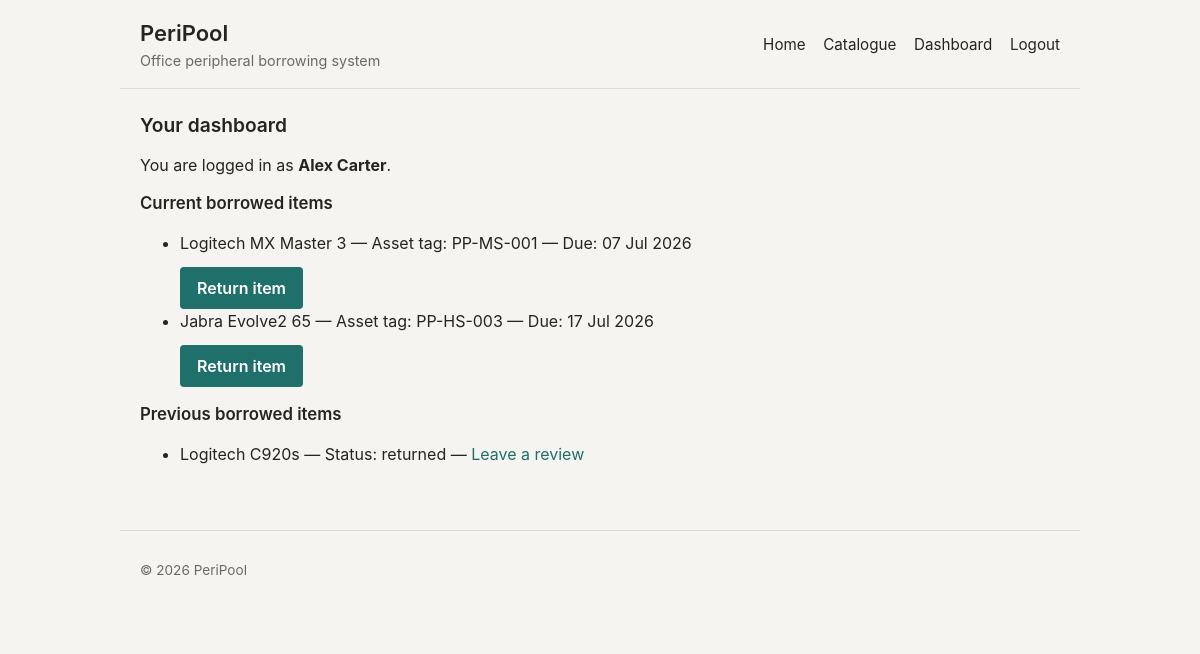
/dashboard (signed in), run on the app's committed database.
### app/models.py (models this page shows, shortened)
class User(db.Model, UserMixin):
    __tablename__ = 'users'
    id = db.Column(db.Integer, primary_key=True)
    name = db.Column(db.String(100), nullable=False)
    email = db.Column(db.String(150), unique=True, nullable=False, index=True)
    password_hash = db.Column(db.String(255), nullable=False)
    is_admin = db.Column(db.Boolean, nullable=False, default=False)
    is_active = db.Column(db.Boolean, nullable=False, default=True)
    created_at = db.Column(db.DateTime, nullable=False, default=get_utc_now)
    updated_at = db.Column(
        db.DateTime,
        nullable=False,
        default=get_utc_now,
        onupdate=get_utc_now
    )
    borrow_records = db.relationship("BorrowRecord", back_populates="user")
    reviews = db.relationship("ItemReview", back_populates="user")

class BorrowRecord(db.Model):
    __tablename__ = "borrow_records"
    id = db.Column(db.Integer, primary_key=True)
    user_id = db.Column(db.Integer, db.ForeignKey("users.id"), nullable=False)
    item_unit_id = db.Column(db.Integer, db.ForeignKey("item_units.id"), nullable=False)
    borrowed_at = db.Column(db.DateTime, nullable=False, default=get_utc_now)
    due_at = db.Column(db.DateTime, nullable=False)
    returned_at = db.Column(db.DateTime)
    status = db.Column(db.String(30), nullable=False, default="active")
    created_at = db.Column(db.DateTime, nullable=False, default=get_utc_now)
    updated_at = db.Column(
        db.DateTime,
        nullable=False,
        default=get_utc_now,
        onupdate=get_utc_now
    )
    user = db.relationship("User", back_populates="borrow_records")
    item_unit = db.relationship("ItemUnit", back_populates="borrow_records")
    __table_args__ = (
        db.CheckConstraint(
            "status IN ('active', 'returned', 'cancelled')",
            name="ck_borrow_records_status"
        ),
    )

class ItemModel(db.Model):
    __tablename__ = "item_models"
    id = db.Column(db.Integer, primary_key=True)
    category_id = db.Column(db.Integer, db.ForeignKey("categories.id"), nullable=False)
    manufacturer = db.Column(db.String(100), nullable=False)
    model_name = db.Column(db.String(150), nullable=False)
    description = db.Column(db.Text)
    cost = db.Column(db.Numeric(10, 2))
    image_url = db.Column(db.String(500))
    is_active = db.Column(db.Boolean, nullable=False, default=True)
    created_at = db.Column(db.DateTime, nullable=False, default=get_utc_now)
    updated_at = db.Column(
        db.DateTime,
        nullable=False,
        default=get_utc_now,
        onupdate=get_utc_now
    )
    category = db.relationship("Category", back_populates="item_models")
    item_units = db.relationship("ItemUnit", back_populates="item_model")
    reviews = db.relationship("ItemReview", back_populates="item_model")
    __table_args__ = (
        db.UniqueConstraint(
            "manufacturer",
            "model_name",
            name="uq_item_models_manufacturer_model_name"
        ),
    )

class ItemUnit(db.Model):
    __tablename__ = "item_units"
    id = db.Column(db.Integer, primary_key=True)
    item_model_id = db.Column(db.Integer, db.ForeignKey("item_models.id"), nullable=False)
    asset_tag = db.Column(db.String(100), unique=True, nullable=False)
    status = db.Column(db.String(30), nullable=False, default="available")
    created_at = db.Column(db.DateTime, nullable=False, default=get_utc_now)
    updated_at = db.Column(
        db.DateTime,
        nullable=False,
        default=get_utc_now,
        onupdate=get_utc_now
    )
    item_model = db.relationship("ItemModel", back_populates="item_units")
    borrow_records = db.relationship("BorrowRecord", back_populates="item_unit")
    __table_args__ = (
        db.CheckConstraint(
            "status IN ('available', 'borrowed', 'maintenance', 'inactive')",
            name="ck_item_units_status"
        ),
    )

### app/blueprints/catalogue.py (the view)
@catalogue.route('/dashboard')
@login_required
def dashboard():
    active_borrow_records = (
        BorrowRecord.query
        .filter_by(user_id=current_user.id, status='active')
        .order_by(BorrowRecord.due_at)
        .all()
    )
    previous_borrow_records = (
        BorrowRecord.query
        .filter(
            BorrowRecord.user_id == current_user.id,
            BorrowRecord.status != 'active'
        )
        .order_by(BorrowRecord.borrowed_at.desc())
        .all()
    )
    return render_template(
        'dashboard.html',
        active_borrow_records=active_borrow_records,
        previous_borrow_records=previous_borrow_records
    )

### app/models.py (called while the page is built)
@login_manager.user_loader
def load_user(user_id):
    return db.session.get(User, int(user_id))

### app/templates/dashboard.html (shortened to what this page needs)
{% extends "base.html" %}
{% block content %}
<section>
    <h2>Your dashboard</h2>
    <p>
        You are logged in as <strong>{{ current_user.name }}</strong>.
    </p>
    <h3>Current borrowed items</h3>
    {% if active_borrow_records %}
        <ul>
            {% for record in active_borrow_records %}
                <li>
                    {{ record.item_unit.item_model.manufacturer }}
                    {{ record.item_unit.item_model.model_name }}
                    —
                    Asset tag: {{ record.item_unit.asset_tag }}
                    —
                    Due: {{ record.due_at.strftime("%d %b %Y") }}
                    <form method="post" action="{{ url_for('catalogue.return_item', borrow_record_id=record.id) }}">
                        <button type="submit">Return item</button>
                    </form>
                </li>
            {% endfor %}
        </ul>
    {% else %}
        <p>You do not currently have any borrowed items.</p>
    {% endif %}
    <h3>Previous borrowed items</h3>
    {% if previous_borrow_records %}
        <ul>
            {% for record in previous_borrow_records %}
                <li>
                    {{ record.item_unit.item_model.manufacturer }}
                    {{ record.item_unit.item_model.model_name }}
                    —
                    Status: {{ record.status }}
                    —
                    <a href="{{ url_for('catalogue.review_item', item_model_id=record.item_unit.item_model_id) }}">Leave a review</a>
                </li>
            {% endfor %}
        </ul>
    {% else %}
        <p>You do not have any previous borrowed items.</p>
    {% endif %}
</section>
{% endblock %}

### app/static/css/style.css (style rules this page uses)
:root { --color-bg: #f5f4f0; --color-surface: #ffffff; --color-surface-muted: #eeece5; --color-text: #26241f; --color-text-muted: #6b6a62; --color-border: #dcd8cd; --color-accent: #1f6f6b; --color-accent-hover: #17534f; --color-accent-contrast: #ffffff; --color-focus-ring: rgba(31, 111, 107, 0.25); --color-success-bg: #eaf3ea; --color-success-text: #2f5f33; --color-success-border: #4b8f52; --color-danger-bg: #f7e9e6; --color-danger-text: #7a3122; --color-danger-border: #b5493a; --color-warning-bg: #f7efe0; --color-warning-text: #6b4c14; --color-warning-border: #a97a1f; --color-info-bg: #e8eef2; --color-info-text: #2c4a5c; --color-info-border: #3d6b8a; --radius: 4px; --max-width: 960px; }
* { box-sizing: border-box; }
body { margin: 0; background: var(--color-bg); color: var(--color-text); font-family: -apple-system, BlinkMacSystemFont, "Segoe UI", Roboto, "Helvetica Neue", Arial, sans-serif; font-size: 16px; line-height: 1.5; }
h1, h2, h3 { line-height: 1.25; font-weight: 600; }
h2 { font-size: 1.2rem; margin-top: 0; }
h3 { font-size: 1.05rem; }
a { color: var(--color-accent); text-decoration: none; }
section { margin-bottom: 1rem; }
form { max-width: 30rem; }
button, .button { display: inline-block; margin-top: 0.75rem; padding: 0.5rem 1rem; background: var(--color-accent); color: var(--color-accent-contrast); border: 1px solid transparent; border-radius: var(--radius); font: inherit; font-weight: 600; cursor: pointer; }

### data on the page
User: name "Alex Carter"
BorrowRecord: item_unit.item_model.manufacturer "Logitech", item_unit.item_model.model_name "MX Master 3", item_unit.asset_tag "PP-MS-001", due_at "07 Jul 2026"
BorrowRecord: item_unit.item_model.manufacturer "Jabra", item_unit.item_model.model_name "Evolve2 65", item_unit.asset_tag "PP-HS-003", due_at "17 Jul 2026"
BorrowRecord: item_unit.item_model.manufacturer "Logitech", item_unit.item_model.model_name "C920s", status "returned"
